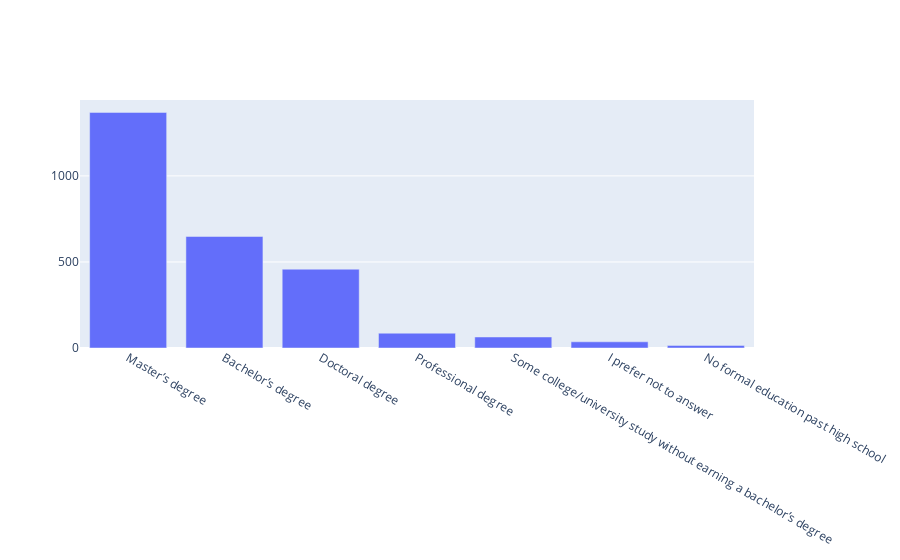

The cell this chart's notebook holds for it:
### Code cell
# Plotting data scientist
ds_edu = Roles['Data Scientist'].Q4.value_counts()
fig = go.Figure([go.Bar(x=ds_edu.index, y=ds_edu.values)])
fig.show()

### Figure 1 — Plotly figure (JSON) as saved in the notebook; plotly's stock layout.template omitted (floating-point values rounded to 4 significant figures)
{"data": [{"type": "bar", "x": ["Master’s degree", "Bachelor’s degree", "Doctoral degree", "Professional degree", "Some college/university study without earning a bachelor’s degree", "I prefer not to answer", "No formal education past high school"], "y": [1369, 648, 458, 86, 64, 36, 15]}], "layout": {"autosize": true, "xaxis": {"autorange": true, "range": [-0.5, 6.5], "type": "category"}, "yaxis": {"autorange": true, "range": [0, 1441.0], "type": "linear"}}}
